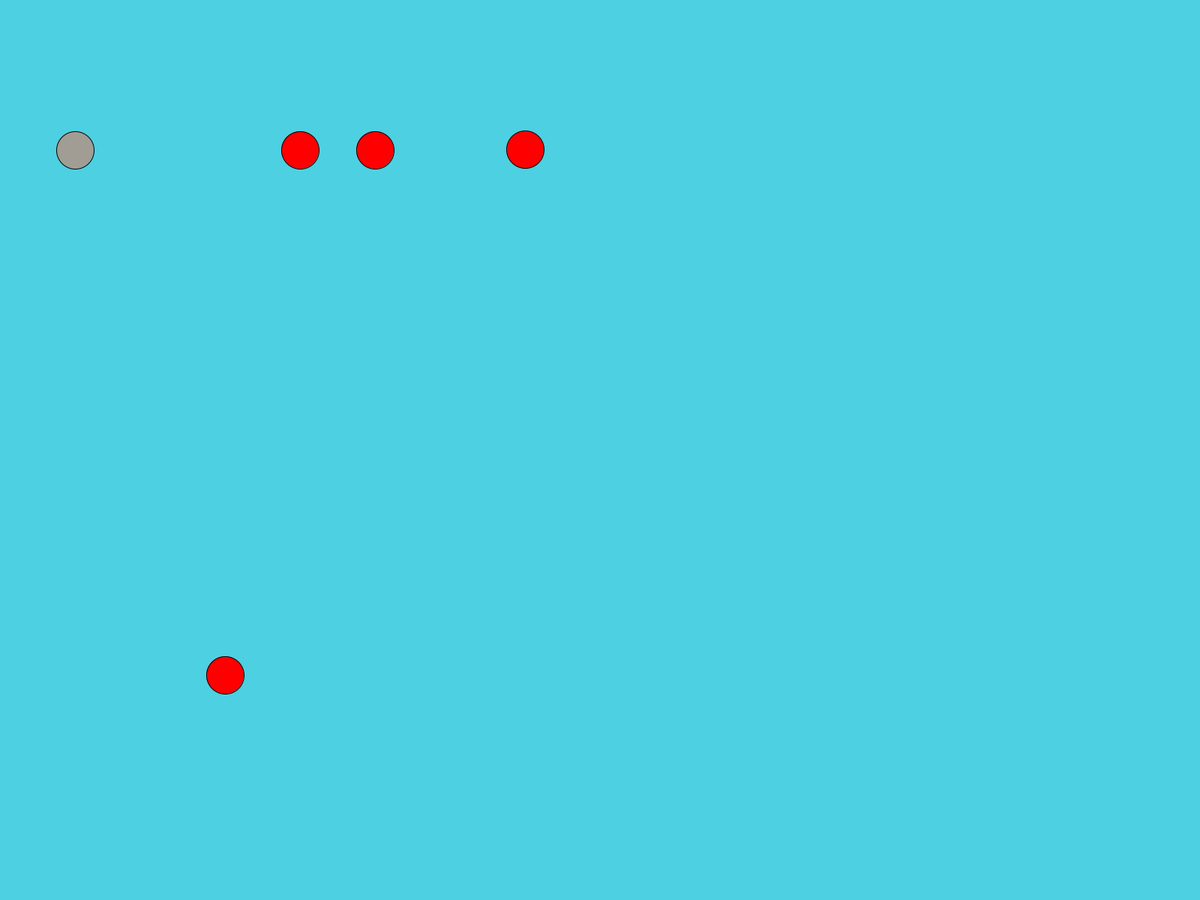
Frame 1 (no input)
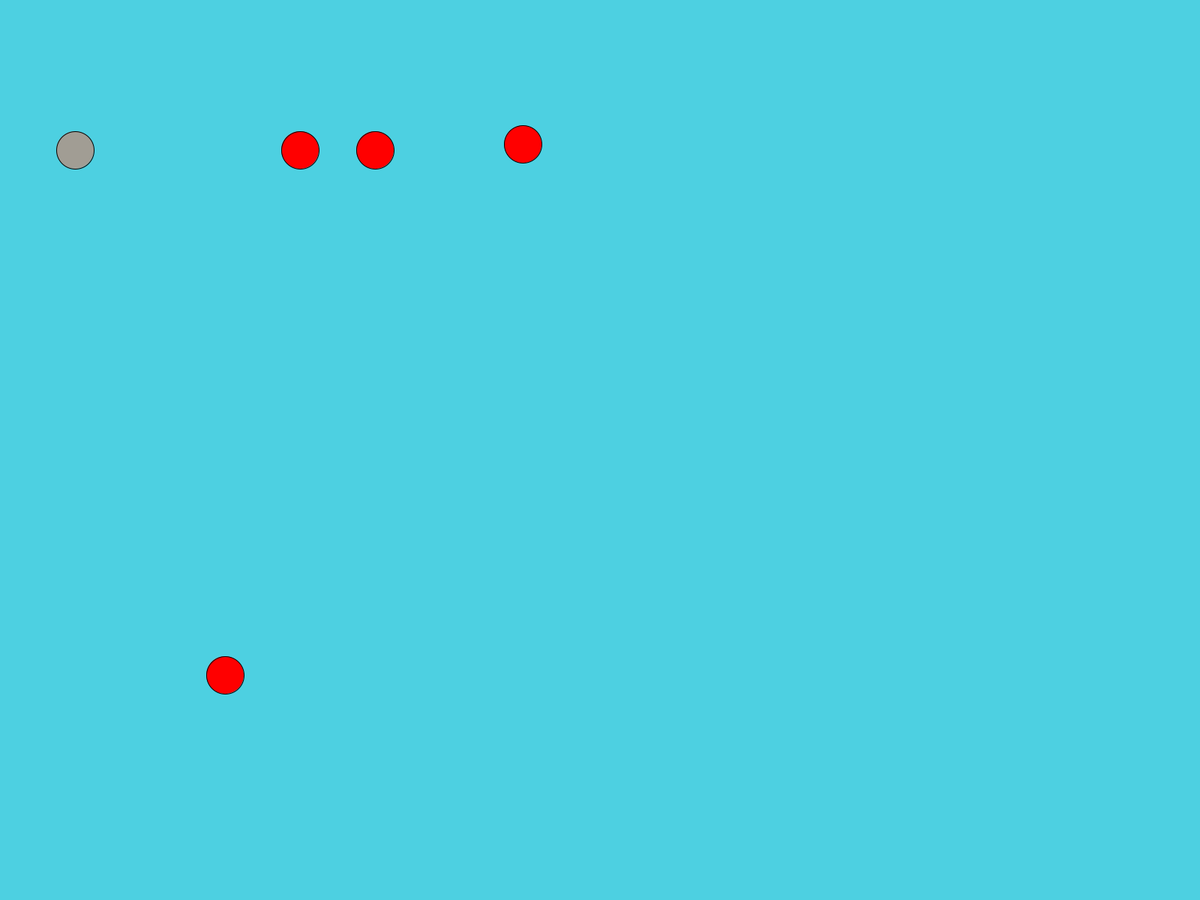
Frame 60 (the mouse pressed at the canvas centre just before this capture)
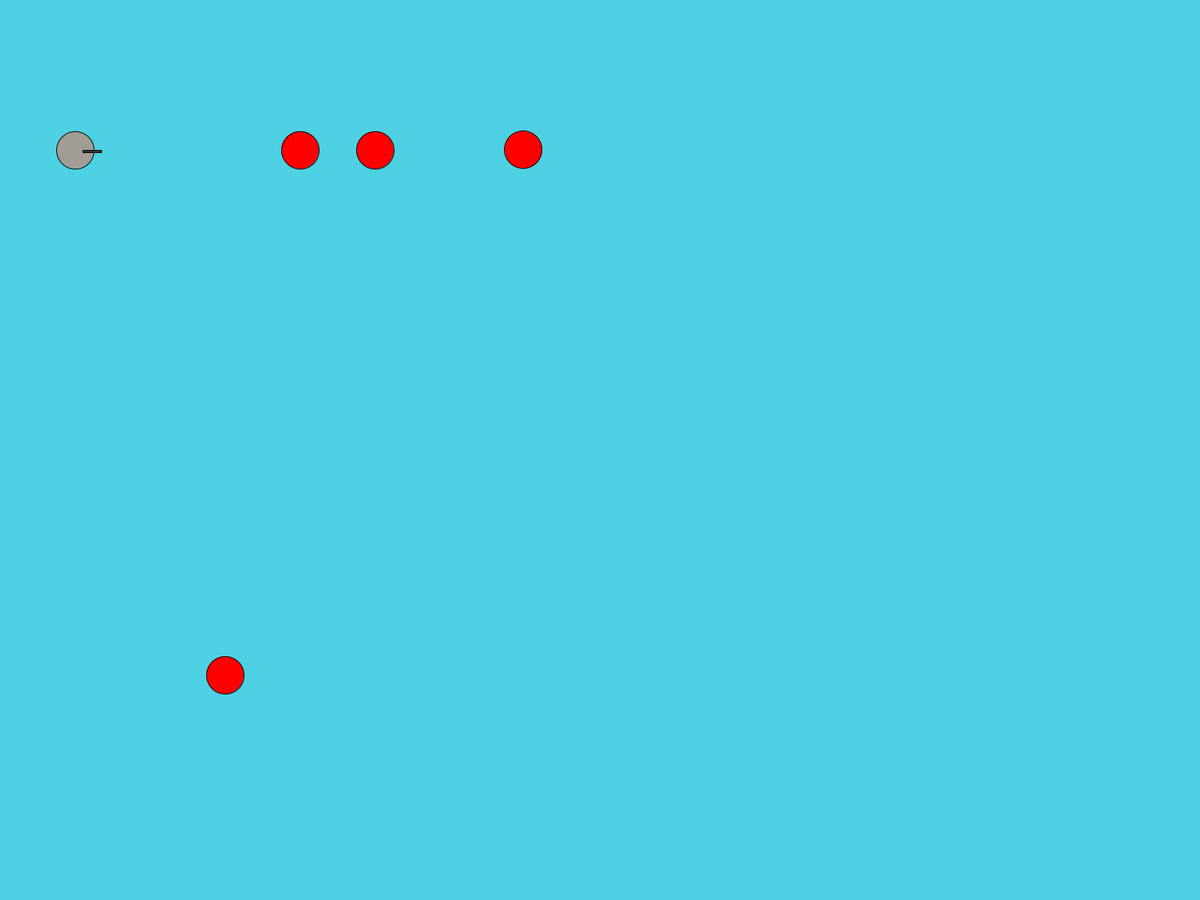
Frame 120 (the mouse held since frame 60 and released just before this capture)

The Processing sketch that drew these frames (run headless with seeded random() and noise(); from frame 60 on, the mouse is pressed at the canvas centre):

// Processing sketch: object
// ── object.pde
//object assignment

//Declare variables
float x= width/2;
float y= height/2;// change location it sets to default 50,50
Player players;
Enemy[] enemies;
//Setup window
void setup()
{
 fullScreen();
 //size(1000,700);
 players=new Player(10); //setup the player
 enemies= new Enemy[4]; //setup the enemies in level
 enemies[0]= new Enemy("Blue", 2, 500, 200); //hard coding till i fix enemies
 enemies[1]= new Enemy("red", 2, 700, 200);
 enemies[2]= new Enemy("green", 2, 400, 200);
 enemies[3]= new Enemy("yellow", 2, 300, 900);
 frameRate(2000); //random framerate to make the player move a little faster
 //background(#4dd0e1); 
}
//loops
void draw()
{
 background(#4dd0e1); 
 players.p1Display();
 players.p1Movement();
 players.p1Collision();
 players.p1Death();
 players.p1Attack();
 enemies[3].eAttack();
 enemies[1].eMove();
 for(int i=0; i<4; i++) 
 {
 enemies[i].drawEnemy();
 enemies[i].eDeath();
 //if(enemies[i].Ehealth()){
   //enemies[i].remove;
 //}
 }
}

//if key is pressed move
void keyPressed() {
  players.keys[key] = true;
}
void keyReleased() {
  players.keys[key] = false;
}

// ── Enemies.pde
class Enemy
{
  //set up variables
  String name;
  int bhp=10;
  int battack;
  float x,y;
  Player players;
  //players=new Player(10,2);
  
  //constructor
  Enemy(String _name, int _attack, float _x, float _y)
  {
    name=_name;
    battack=_attack;
    x=_x;
    y=_y;
  }
  void Ehealth(int _hp)
  {
    bhp=_hp;
    if (bhp==0) {
      //enemies[i].remove;
      background(255);
    }
  }
  //basic enemy shape for testing
  void drawEnemy()
  {
    stroke(1);
    fill(#ff0000);
    ellipse(x,y,50,50);  
  }
  //attacking doesnt work
  void eAttack()
  {
    if(x<10)
    {
      
    }
  }
  //death doesnt work
  void eDeath()
  {
   if(bhp<1)
   {
     background(255);
   }
  }
  //move actually works kinda
   void eMove() //brownian motion for now
   {
     x+=random(-1,1);
     y+=random(-1,1);
   }
  }

// ── player.pde
// class dec
class Player {

  //Player p1 = new Player(); just a variable
  // var for player
  float xPos=0;
  float yPos=0;
  int hp;
  boolean attack;
  //float topspeed;
  //velocity
  //PVector velocity;
  //acceloration
  //PVector acceleration;
  //movement
  boolean [] keys = new boolean[128];

  //constructor
  Player(int php) {
    // velocity = new PVector(0,0);
    hp=php;
    xPos=100;
    yPos=200;
  }

  //methods

  //disp
  void p1Display() {
    stroke(1);
    fill(#a19d94);
    ellipse(xPos, yPos, 50, 50);
  }
  //move
  void p1Movement() {
    //set speed value
    if (keys['a'])  //don't need to specify true or false since its a boolean
    {
      xPos--;
      // change accel
    }
    if (keys['d']) 
    {
      xPos++;
    }
    if (keys['w']) 
    {
      yPos--;
    }
    if (keys['s']) 
    {
      yPos++;
    }

    // addaccel to vel
    // add velocity to pos
  }
  //collision for screen sides
  void p1Collision() {
    if (xPos < 0 || xPos > width) {
      xPos *=-1;
    } else if (yPos < 0 || yPos > height) {
      yPos *=-1;
    }
  }
  //it kills the player instead of enemies
  void p1Death()
  {
    if (hp<1)
    {
      background(0);
    }
  }

  void sword(int tempX, int tempY, int tempLength, int tempWidth)
  {
    rect(xPos+tempX, yPos+tempY, tempLength, tempWidth);
  }

  //attacking doesnt work but sword shows up
  void p1Attack()
  {
    if (mousePressed)
    {
      fill(55);
      sword(10, 0, 25, 3);
      //dist(x1, x2, y1, y2) returns a distance
      // Check distance from player swordtip and swordtip y, enemyX and enemyY if lets than 10
      // if Player is attacking
      for (int i=0; i < enemies.length; i++) {
        if (dist(xPos, yPos, enemies[i].x, enemies[i].y) <= 10 && attack)
        {
          enemies[i].Ehealth(-2); 
          System.out.print("hey i think it works");
        }
        //enemies[i];
      }
      //if(players.xPos+35>=(Enemy.x-width/2) && players.yPos == enemies.y && attack) 
      //{
      //  Enemy.bhp();
      //}  
      //}
    }
  }
}
